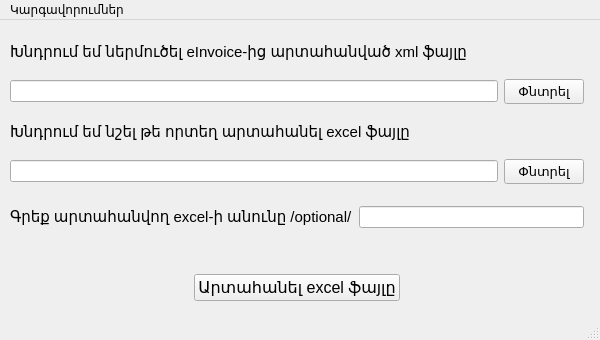
<?xml version="1.0" encoding="UTF-8"?>
<ui version="4.0">
 <class>MainWindow</class>
 <widget class="QMainWindow" name="MainWindow">
  <property name="enabled">
   <bool>true</bool>
  </property>
  <property name="geometry">
   <rect>
    <x>0</x>
    <y>0</y>
    <width>600</width>
    <height>340</height>
   </rect>
  </property>
  <property name="sizePolicy">
   <sizepolicy hsizetype="Fixed" vsizetype="Fixed">
    <horstretch>0</horstretch>
    <verstretch>0</verstretch>
   </sizepolicy>
  </property>
  <property name="minimumSize">
   <size>
    <width>600</width>
    <height>340</height>
   </size>
  </property>
  <property name="maximumSize">
   <size>
    <width>600</width>
    <height>340</height>
   </size>
  </property>
  <property name="windowTitle">
   <string>eInvoice XML to Excel</string>
  </property>
  <property name="windowIcon">
   <iconset>
    <normaloff>../Untergunter-Leaf-Mimes-Text-xml.ico</normaloff>../Untergunter-Leaf-Mimes-Text-xml.ico</iconset>
  </property>
  <property name="styleSheet">
   <string notr="true">QMainWindow{
background-color: qlineargradient(spread:pad, x1:0, y1:0, x2:1, y2:1, stop:0 rgba(166, 206, 57, 255), stop:1 rgba(255, 255, 255, 255));
}
font: 8pt &quot;Helvetica&quot;;</string>
  </property>
  <widget class="QWidget" name="centralwidget">
   <widget class="QWidget" name="verticalLayoutWidget">
    <property name="geometry">
     <rect>
      <x>10</x>
      <y>10</y>
      <width>574</width>
      <height>271</height>
     </rect>
    </property>
    <layout class="QVBoxLayout" name="verticalLayout">
     <item>
      <widget class="QLabel" name="label">
       <property name="sizePolicy">
        <sizepolicy hsizetype="Fixed" vsizetype="Preferred">
         <horstretch>0</horstretch>
         <verstretch>0</verstretch>
        </sizepolicy>
       </property>
       <property name="font">
        <font>
         <pointsize>11</pointsize>
        </font>
       </property>
       <property name="text">
        <string>Խնդրում եմ ներմուծել eInvoice-ից արտահանված xml ֆայլը</string>
       </property>
      </widget>
     </item>
     <item>
      <layout class="QHBoxLayout" name="horizontalLayout_4">
       <item>
        <widget class="QLineEdit" name="xml_path">
         <property name="sizePolicy">
          <sizepolicy hsizetype="Expanding" vsizetype="Fixed">
           <horstretch>15</horstretch>
           <verstretch>0</verstretch>
          </sizepolicy>
         </property>
         <property name="baseSize">
          <size>
           <width>0</width>
           <height>0</height>
          </size>
         </property>
        </widget>
       </item>
       <item>
        <widget class="QPushButton" name="xml_browse_button">
         <property name="sizePolicy">
          <sizepolicy hsizetype="Fixed" vsizetype="Fixed">
           <horstretch>0</horstretch>
           <verstretch>0</verstretch>
          </sizepolicy>
         </property>
         <property name="font">
          <font>
           <pointsize>10</pointsize>
          </font>
         </property>
         <property name="text">
          <string>Փնտրել</string>
         </property>
        </widget>
       </item>
      </layout>
     </item>
     <item>
      <widget class="QLabel" name="label_2">
       <property name="sizePolicy">
        <sizepolicy hsizetype="Fixed" vsizetype="Preferred">
         <horstretch>0</horstretch>
         <verstretch>0</verstretch>
        </sizepolicy>
       </property>
       <property name="font">
        <font>
         <pointsize>11</pointsize>
        </font>
       </property>
       <property name="text">
        <string>Խնդրում եմ նշել թե որտեղ արտահանել excel ֆայլը</string>
       </property>
      </widget>
     </item>
     <item>
      <layout class="QHBoxLayout" name="horizontalLayout_5">
       <item>
        <widget class="QLineEdit" name="xlsx_path">
         <property name="enabled">
          <bool>true</bool>
         </property>
         <property name="text">
          <string/>
         </property>
        </widget>
       </item>
       <item>
        <widget class="QPushButton" name="xlsx_browse_button">
         <property name="sizePolicy">
          <sizepolicy hsizetype="Fixed" vsizetype="Fixed">
           <horstretch>0</horstretch>
           <verstretch>0</verstretch>
          </sizepolicy>
         </property>
         <property name="font">
          <font>
           <pointsize>10</pointsize>
          </font>
         </property>
         <property name="text">
          <string>Փնտրել</string>
         </property>
        </widget>
       </item>
      </layout>
     </item>
     <item>
      <spacer name="verticalSpacer_2">
       <property name="orientation">
        <enum>Qt::Vertical</enum>
       </property>
       <property name="sizeType">
        <enum>QSizePolicy::Preferred</enum>
       </property>
       <property name="sizeHint" stdset="0">
        <size>
         <width>15</width>
         <height>16</height>
        </size>
       </property>
      </spacer>
     </item>
     <item>
      <layout class="QHBoxLayout" name="horizontalLayout_6">
       <item>
        <widget class="QLabel" name="xlsx_name_label">
         <property name="sizePolicy">
          <sizepolicy hsizetype="Fixed" vsizetype="Preferred">
           <horstretch>0</horstretch>
           <verstretch>0</verstretch>
          </sizepolicy>
         </property>
         <property name="font">
          <font>
           <pointsize>11</pointsize>
          </font>
         </property>
         <property name="text">
          <string>Գրեք արտահանվող excel-ի անունը /optional/</string>
         </property>
        </widget>
       </item>
       <item>
        <widget class="QLineEdit" name="xlsx_name"/>
       </item>
      </layout>
     </item>
     <item>
      <spacer name="verticalSpacer">
       <property name="orientation">
        <enum>Qt::Vertical</enum>
       </property>
       <property name="sizeType">
        <enum>QSizePolicy::Minimum</enum>
       </property>
       <property name="sizeHint" stdset="0">
        <size>
         <width>20</width>
         <height>40</height>
        </size>
       </property>
      </spacer>
     </item>
     <item>
      <layout class="QHBoxLayout" name="horizontalLayout_7">
       <item>
        <widget class="QPushButton" name="export_button">
         <property name="sizePolicy">
          <sizepolicy hsizetype="Fixed" vsizetype="Fixed">
           <horstretch>0</horstretch>
           <verstretch>0</verstretch>
          </sizepolicy>
         </property>
         <property name="minimumSize">
          <size>
           <width>189</width>
           <height>27</height>
          </size>
         </property>
         <property name="baseSize">
          <size>
           <width>0</width>
           <height>0</height>
          </size>
         </property>
         <property name="font">
          <font>
           <pointsize>12</pointsize>
          </font>
         </property>
         <property name="text">
          <string>Արտահանել excel ֆայլը</string>
         </property>
        </widget>
       </item>
      </layout>
     </item>
    </layout>
   </widget>
  </widget>
  <widget class="QMenuBar" name="menubar">
   <property name="geometry">
    <rect>
     <x>0</x>
     <y>0</y>
     <width>600</width>
     <height>21</height>
    </rect>
   </property>
   <widget class="QMenu" name="menu">
    <property name="title">
     <string>Կարգավորումներ</string>
    </property>
    <addaction name="db_path_action"/>
   </widget>
   <addaction name="menu"/>
  </widget>
  <widget class="QStatusBar" name="statusbar"/>
  <action name="db_path_action">
   <property name="text">
    <string>ՀԾ հաճախորդների ուղի</string>
   </property>
  </action>
 </widget>
 <resources/>
 <connections/>
</ui>
